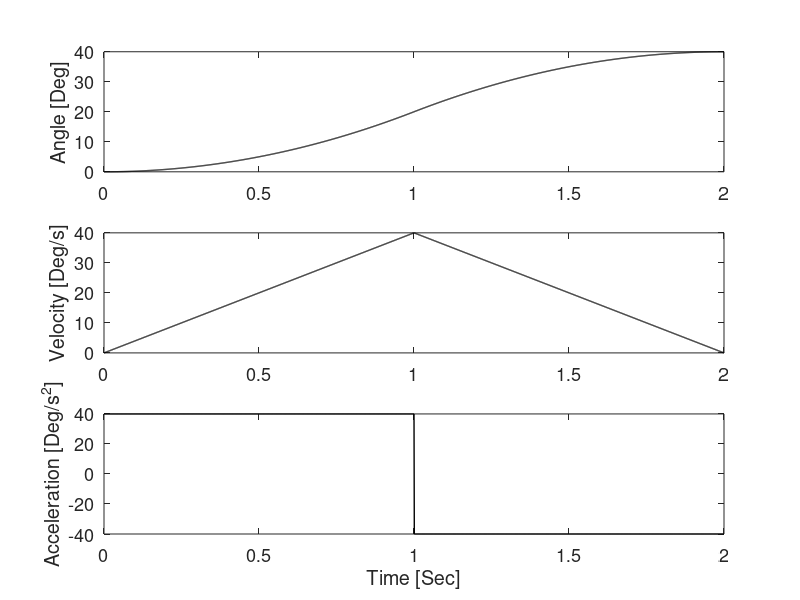

MATLAB code to generate this figure: (Note: this script raises an error after producing the figure.)
% This code is programmed by Sung Yul Shin (syshin0228@utexas.edu) for Robotics Modeling and Control course by Dr. James Sulzer from University of Texas at Austin 
clc
clear all
close all

% Sampling rate info
Hz = 1000;
dt = 1/ Hz;

% Given constraint variables
t0 = 0;
tf = 2.0;
q0 = 0.0;
qf = 40.0;

% Minimum time trajectory parameters
ts = tf/2;
Vs = (qf - q0) / ts;
alpha = (qf - q0)/ts^2;

tb = ts;
V = Vs;

% Time
time = [0:1:tf*Hz]*dt;

% Minimum time trajectory calculation
for i = 1:1:length(time)
    t = time(i);
    
    if (t >= 0) && (t <= tb)
        q = q0 + alpha*t^2/2;
        dq = alpha*t;
        ddq = alpha;
    elseif (t > tb) && (t <= tf - tb)
        q = (qf + q0 - V*tf)/2 + V*t;
        dq = V;
        ddq = 0.0;
    elseif (t > tf - tb) && (t <= tf)
        q = qf - alpha*tf^2/2 + alpha*tf*t - alpha*t^2/2;
        dq = alpha*tf - alpha*t;
        ddq = -alpha;
    end
    
    q_out(i) = q;       % Position
    dq_out(i) = dq;     % Velocity
    ddq_out(i) = ddq;   % Acceleration
end

figure(1)
set(gcf,'position',[0 10 600 700])
subplot(3,1,1)
plot(time,q_out,'k','linewidth',1)
hold on
ylabel('Angle [Deg]')
set(gca,'fontsize',13)
subplot(3,1,2)
plot(time,dq_out,'k','linewidth',1)
hold on
ylabel('Velocity [Deg/s]')
set(gca,'fontsize',13)
subplot(3,1,3)
plot(time,ddq_out,'k','linewidth',1)
hold on
ylabel('Acceleration [Deg/s^2]')
xlabel('Time [Sec]')
set(gca,'fontsize',13)

% Using function
[q, dq, ddq] = min_time_traj(t0, tf, q0, qf, Hz);

figure(1)
set(gcf,'position',[0 10 600 700])
subplot(3,1,1)
plot(time,q,'r:','linewidth',2)
ylabel('Angle [Deg]')
set(gca,'fontsize',13)
subplot(3,1,2)
plot(time,dq,'r:','linewidth',2)
ylabel('Velocity [Deg/s]')
set(gca,'fontsize',13)
subplot(3,1,3)
plot(time,ddq,'r:','linewidth',2)
ylabel('Acceleration [Deg/s^2]')
xlabel('Time [Sec]')
set(gca,'fontsize',13)



